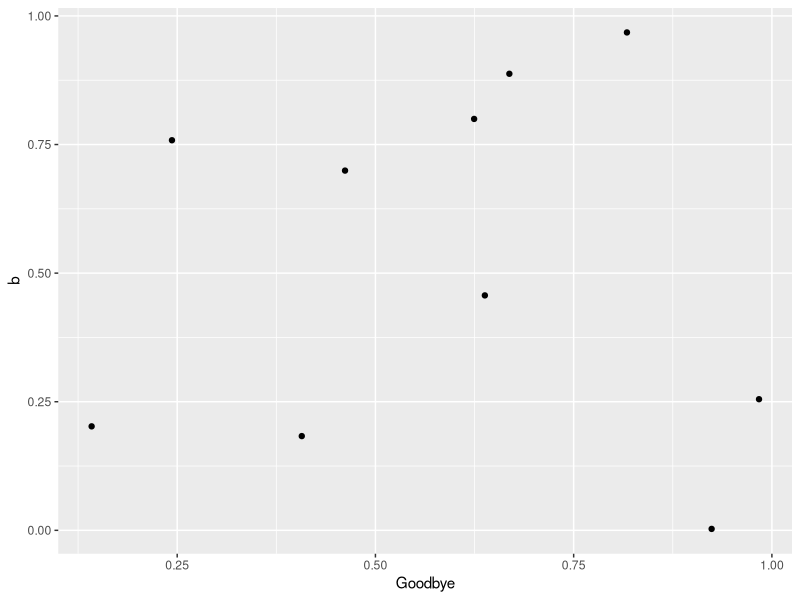

This figure's R source:
##----
##
##  Test File: Sample_Graph.R
##
##----

#' This file makes a sample graph.
#' It's point is to demonstrate how to save a file to GitHub and track changes.

library(ggplot2)

# Some points:
x <- data.frame(a=runif(10),
                b=runif(10))

# Some graph:
ggplot(x, aes(a,b)) +
  geom_point() +
  xlab("Goodbye")
